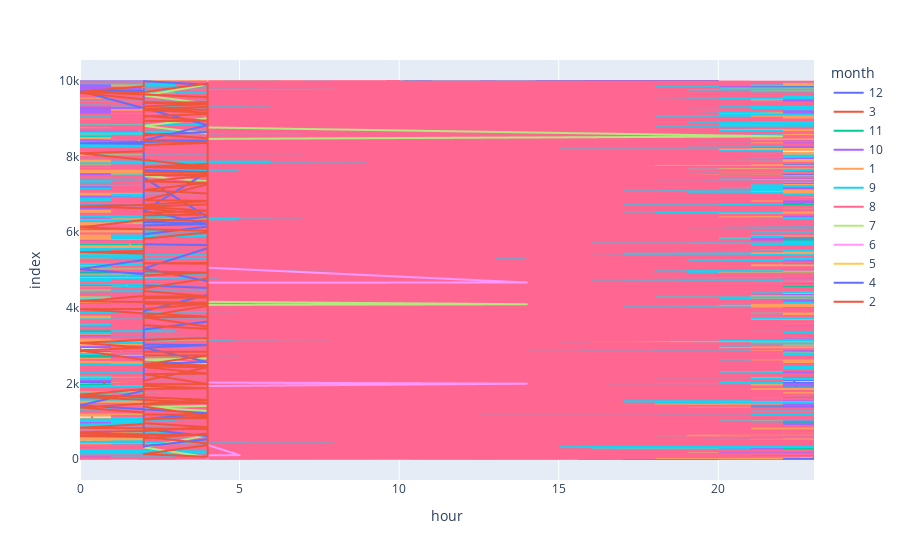

Notebook code cell kept with this figure:
### Code cell
count_amount_per_hour_fig = px.histogram(df[['month', 'amount', 'hour']], x='hour', y=None, color='month')
count_amount_per_hour_fig

### Figure 1 — Plotly figure (JSON) as saved in the notebook; plotly's stock layout.template omitted (floating-point values rounded to 4 significant figures; data arrays with more than 128 entries replaced by an {"elided": "..."} marker saying what was removed)
{"data": [{"hovertemplate": "month=12<br>hour=%{x}<br>index=%{y}<extra></extra>", "legendgroup": "12", "line": {"color": "#636efa", "dash": "solid"}, "marker": {"symbol": "circle"}, "mode": "lines", "name": "12", "showlegend": true, "type": "scattergl", "x": {"elided": "4223 int values"}, "xaxis": "x", "y": {"elided": "4223 int values"}, "yaxis": "y"}, {"hovertemplate": "month=3<br>hour=%{x}<br>index=%{y}<extra></extra>", "legendgroup": "3", "line": {"color": "#EF553B", "dash": "solid"}, "marker": {"symbol": "circle"}, "mode": "lines", "name": "3", "showlegend": true, "type": "scattergl", "x": {"elided": "154 int values"}, "xaxis": "x", "y": {"elided": "154 int values"}, "yaxis": "y"}, {"hovertemplate": "month=11<br>hour=%{x}<br>index=%{y}<extra></extra>", "legendgroup": "11", "line": {"color": "#00cc96", "dash": "solid"}, "marker": {"symbol": "circle"}, "mode": "lines", "name": "11", "showlegend": true, "type": "scattergl", "x": {"elided": "2492 int values"}, "xaxis": "x", "y": {"elided": "2492 int values"}, "yaxis": "y"}, {"hovertemplate": "month=10<br>hour=%{x}<br>index=%{y}<extra></extra>", "legendgroup": "10", "line": {"color": "#ab63fa", "dash": "solid"}, "marker": {"symbol": "circle"}, "mode": "lines", "name": "10", "showlegend": true, "type": "scattergl", "x": {"elided": "4135 int values"}, "xaxis": "x", "y": {"elided": "4135 int values"}, "yaxis": "y"}, {"hovertemplate": "month=1<br>hour=%{x}<br>index=%{y}<extra></extra>", "legendgroup": "1", "line": {"color": "#FFA15A", "dash": "solid"}, "marker": {"symbol": "circle"}, "mode": "lines", "name": "1", "showlegend": true, "type": "scattergl", "x": {"elided": "3867 int values"}, "xaxis": "x", "y": {"elided": "3867 int values"}, "yaxis": "y"}, {"hovertemplate": "month=9<br>hour=%{x}<br>index=%{y}<extra></extra>", "legendgroup": "9", "line": {"color": "#19d3f3", "dash": "solid"}, "marker": {"symbol": "circle"}, "mode": "lines", "name": "9", "showlegend": true, "type": "scattergl", "x": {"elided": "2311 int values"}, "xaxis": "x", "y": {"elided": "2311 int values"}, "yaxis": "y"}, {"hovertemplate": "month=8<br>hour=%{x}<br>index=%{y}<extra></extra>", "legendgroup": "8", "line": {"color": "#FF6692", "dash": "solid"}, "marker": {"symbol": "circle"}, "mode": "lines", "name": "8", "showlegend": true, "type": "scattergl", "x": {"elided": "2191 int values"}, "xaxis": "x", "y": {"elided": "2191 int values"}, "yaxis": "y"}, {"hovertemplate": "month=7<br>hour=%{x}<br>index=%{y}<extra></extra>", "legendgroup": "7", "line": {"color": "#B6E880", "dash": "solid"}, "marker": {"symbol": "circle"}, "mode": "lines", "name": "7", "showlegend": true, "type": "scattergl", "x": {"elided": "208 int values"}, "xaxis": "x", "y": {"elided": "208 int values"}, "yaxis": "y"}, {"hovertemplate": "month=6<br>hour=%{x}<br>index=%{y}<extra></extra>", "legendgroup": "6", "line": {"color": "#FF97FF", "dash": "solid"}, "marker": {"symbol": "circle"}, "mode": "lines", "name": "6", "showlegend": true, "type": "scattergl", "x": [4, 5, 4, 4, 4, 4, 4, 4, 4, 4, 4, 4, 4, 4, 4, 4, 4, 4, 4, 4, 4, 4, 4, 4, 4, 4, 4, 4, 4, 4, 4, 4, 4, 4, 4, 4, 4, 4, 4, 4, 4, 4, 4, 4, 4, 4, 4, 4, 4, 4, 4, 4, 4, 4, 4, 4, 4, 4, 4, 4, 4, 4, 4, 4, 4, 4, 14, 4, 4, 4, 4, 4, 4, 4, 4, 4, 4, 4, 4, 4, 4, 4, 4, 4, 4, 14, 4, 4, 4, 4, 4, 4, 4, 4, 4, 4, 4, 4, 4, 4, 4, 4, 4, 4, 4, 4, 4, 4, 4, 4], "xaxis": "x", "y": [97, 103, 370, 791, 808, 1030, 1448, 1578, 1722, 1979, 2140, 2272, 2398, 2541, 2657, 2671, 2809, 2819, 3034, 3040, 3376, 3576, 3592, 3615, 3677, 4577, 4669, 4748, 4806, 4846, 5165, 5292, 5538, 5654, 5725, 5983, 6049, 6627, 6648, 6704, 6885, 7845, 7954, 7994, 8041, 8292, 8697, 8967, 9125, 9523, 9630, 9710, 9934, 9965, 24, 535, 626, 890, 1110, 1144, 1557, 1562, 1584, 1646, 1911, 1931, 1992, 2023, 2177, 2547, 2611, 2710, 2855, 2911, 3035, 3191, 3221, 3276, 3667, 3672, 3767, 4272, 4565, 4624, 4664, 4670, 5059, 5176, 5395, 5495, 5920, 6132, 6194, 6372, 6677, 6797, 6832, 7020, 7106, 7490, 7538, 7793, 8628, 8883, 9200, 9399, 9601, 9672, 9748, 9994], "yaxis": "y"}, {"hovertemplate": "month=5<br>hour=%{x}<br>index=%{y}<extra></extra>", "legendgroup": "5", "line": {"color": "#FECB52", "dash": "solid"}, "marker": {"symbol": "circle"}, "mode": "lines", "name": "5", "showlegend": true, "type": "scattergl", "x": [4, 4, 4, 4, 4, 4, 4, 4, 4, 4, 4, 4, 4, 4, 4, 4, 4, 4, 4, 4, 4, 4, 4, 4, 4, 4, 4, 4, 4, 4, 4, 4, 4, 4, 4], "xaxis": "x", "y": [149, 629, 820, 2317, 2366, 2587, 2726, 3110, 3468, 4820, 4907, 5405, 5550, 5852, 6529, 6552, 6792, 7800, 7908, 8061, 8143, 8790, 9030, 9434, 1508, 3394, 4208, 4796, 5534, 6839, 6902, 7643, 7894, 8356, 9613], "yaxis": "y"}, {"hovertemplate": "month=4<br>hour=%{x}<br>index=%{y}<extra></extra>", "legendgroup": "4", "line": {"color": "#636efa", "dash": "solid"}, "marker": {"symbol": "circle"}, "mode": "lines", "name": "4", "showlegend": true, "type": "scattergl", "x": [2, 2, 2, 4, 0, 2, 2, 2, 2, 4, 2, 4, 2, 2, 2, 4, 4, 4, 2, 4, 4, 2, 2, 2, 2, 4, 2, 4, 2, 2, 2, 2, 0, 4, 2, 4, 0, 2, 2, 2, 2, 4, 4, 2, 2, 2, 2, 2, 2, 2, 2, 2, 2, 4, 4, 4, 2, 2, 0, 2, 2, 2, 2, 4, 4, 2, 4, 2, 2, 2, 2, 2, 2, 2, 2, 4, 4, 2], "xaxis": "x", "y": [316, 421, 1056, 1214, 1419, 1811, 1855, 2158, 2514, 2567, 2947, 3012, 3027, 3198, 3427, 3635, 4036, 4702, 5042, 5578, 5660, 5679, 5897, 6022, 6180, 6215, 6569, 7591, 7637, 8087, 8252, 8336, 8352, 8419, 8431, 8830, 9729, 9737, 9791, 321, 335, 524, 602, 791, 1182, 1597, 1602, 1763, 1798, 1923, 2188, 3116, 3910, 4345, 4465, 4525, 4592, 4889, 5021, 5266, 5491, 5826, 5944, 6149, 6226, 6267, 6402, 7437, 7507, 7619, 7658, 7670, 7857, 8357, 8569, 8650, 9899, 9997], "yaxis": "y"}, {"hovertemplate": "month=2<br>hour=%{x}<br>index=%{y}<extra></extra>", "legendgroup": "2", "line": {"color": "#EF553B", "dash": "solid"}, "marker": {"symbol": "circle"}, "mode": "lines", "name": "2", "showlegend": true, "type": "scattergl", "x": {"elided": "196 int values"}, "xaxis": "x", "y": {"elided": "196 int values"}, "yaxis": "y"}], "layout": {"legend": {"title": {"text": "month"}, "tracegroupgap": 0}, "margin": {"t": 60}, "xaxis": {"anchor": "y", "domain": [0, 1], "title": {"text": "hour"}}, "yaxis": {"anchor": "x", "domain": [0, 1], "title": {"text": "index"}}}}
